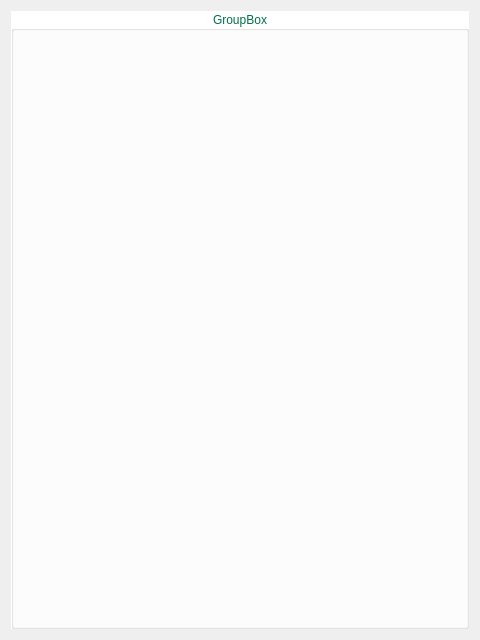
<?xml version="1.0" encoding="UTF-8"?>
<ui version="4.0">
 <class>DialogAdd</class>
 <widget class="QDialog" name="DialogAdd">
  <property name="geometry">
   <rect>
    <x>0</x>
    <y>0</y>
    <width>480</width>
    <height>640</height>
   </rect>
  </property>
  <property name="windowTitle">
   <string>Dialog</string>
  </property>
  <layout class="QVBoxLayout" name="verticalLayout">
   <item>
    <widget class="QGroupBox" name="groupBox">
     <property name="styleSheet">
      <string notr="true">Background:rgb(255,255,255);
Color: rgb(0, 112, 70);
font: 63 bold 12pt &quot;URW Gothic L&quot;;</string>
     </property>
     <property name="title">
      <string>GroupBox</string>
     </property>
     <property name="alignment">
      <set>Qt::AlignCenter</set>
     </property>
     <layout class="QVBoxLayout" name="verticalLayout_2">
      <item>
       <layout class="QGridLayout" name="gridLayout"/>
      </item>
     </layout>
    </widget>
   </item>
  </layout>
 </widget>
 <resources/>
 <connections/>
</ui>
